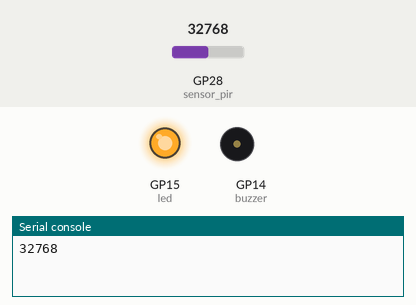
This program was run on a simulated Raspberry Pi Pico running MicroPython. Parts: output pins drawn as LEDs (lit = HIGH), buzzer (waves = sounding, pin HIGH), the last lines printed to the serial console. The test bench sets the inputs (shaded band); at power-on: GP28 (sensor_pir) = 32768 (analog values on the 0–65535 scale).

Above: at 1.2 s.
1.3 s: GP28 (sensor_pir) set to 41536
At 5.8 s:
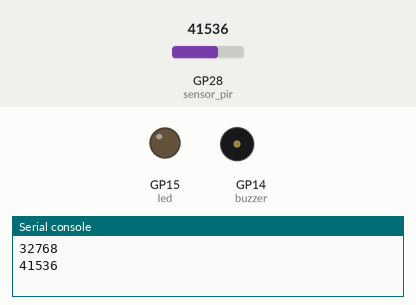
6.5 s: GP28 (sensor_pir) set to 42864
At 10.05 s:
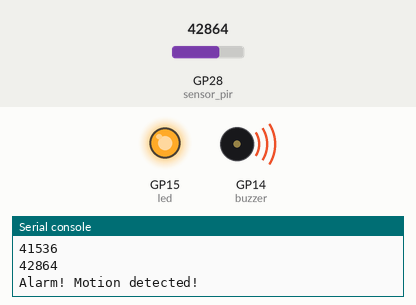
At 20.05 s:
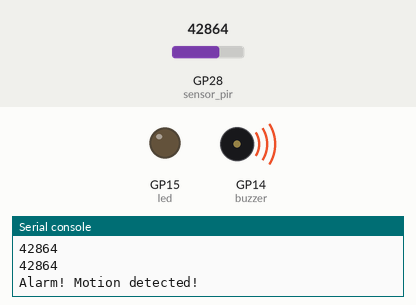
Timing chart, 0 to 21.7 s (numbered marks = the images above; inputs shaded):
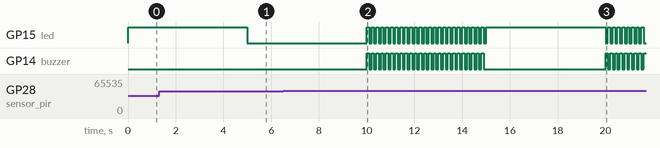

Measured:
- the behaviour switches between 42000 and 42016 on GP28 (sensor_pir) (found by bisection; images 1 and 2)
- after the input at 6.5 s, GP14 (buzzer): goes 24 × (HIGH 0.10 s, LOW 0.10 s), HIGH 0.10 s, LOW 5.1 s, 8 × (HIGH 0.10 s, LOW 0.10 s), then HIGH, starting after 3.5 s

The program:

Burglar_Alarm.py
```python
import machine
import utime

sensor_pir = machine.Pin(28,machine.Pin.IN, machine.Pin.PULL_DOWN)
analog_value = machine.ADC(28)
led = machine.Pin(15,machine.Pin.OUT)
alarm_threshold = 42000
buzzer = machine.Pin(14,machine.Pin.OUT)

while True:
    print(analog_value.read_u16())
    led.toggle()
    utime.sleep(5)
    if(analog_value.read_u16() > alarm_threshold):
        print(analog_value.read_u16())

        print("Alarm! Motion detected!")
        for i in range(50):
            led.toggle()
            buzzer.toggle()
            utime.sleep_ms(100)

# def pir_handler(pin):
#     utime.sleep_ms(100)
#     if(analog_value.read_u16() >0):
#         print("Alarm! Motion detected!")
#         for i in range(50):
#             led.toggle
#             utime.sleep_ms(100)

# sensor_pir.irq(trigger=machine.Pin.IRQ_RISING, handler=pir_handler)
```
